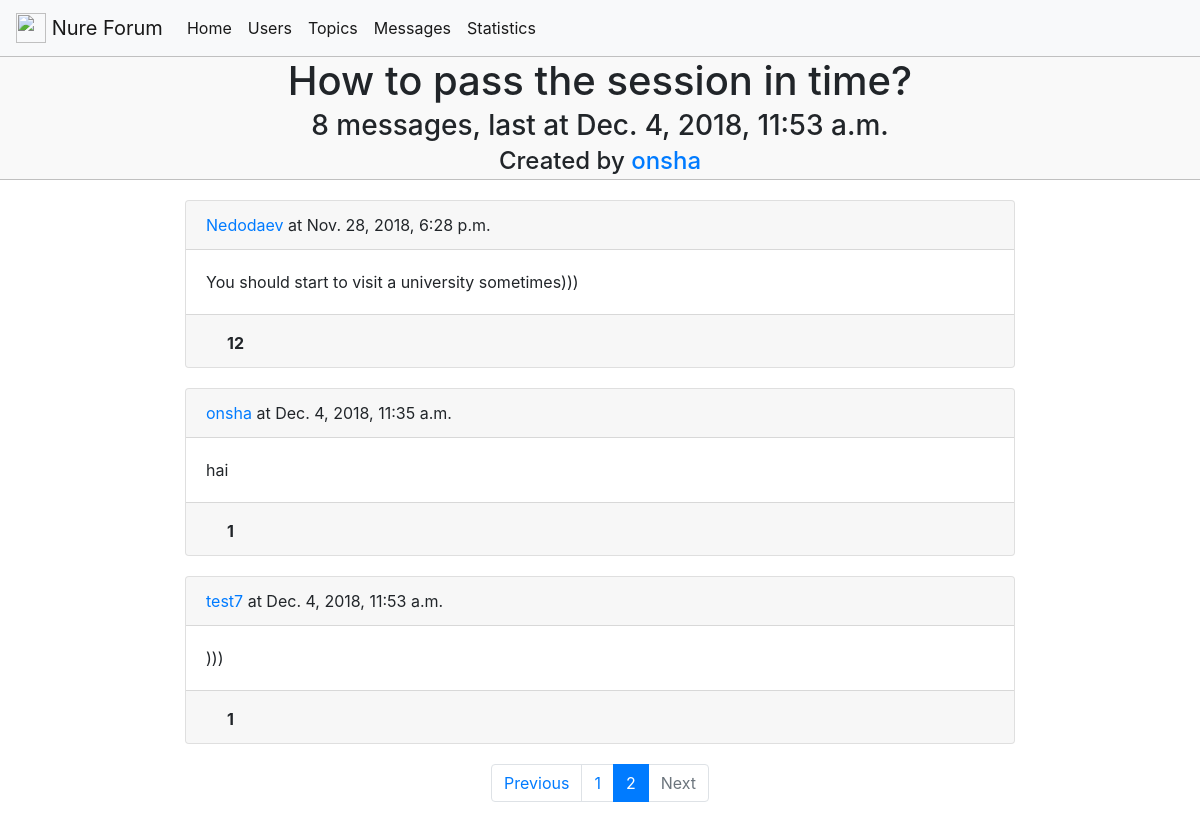
The page /topic/12/?page=2 on the database as committed earlier.
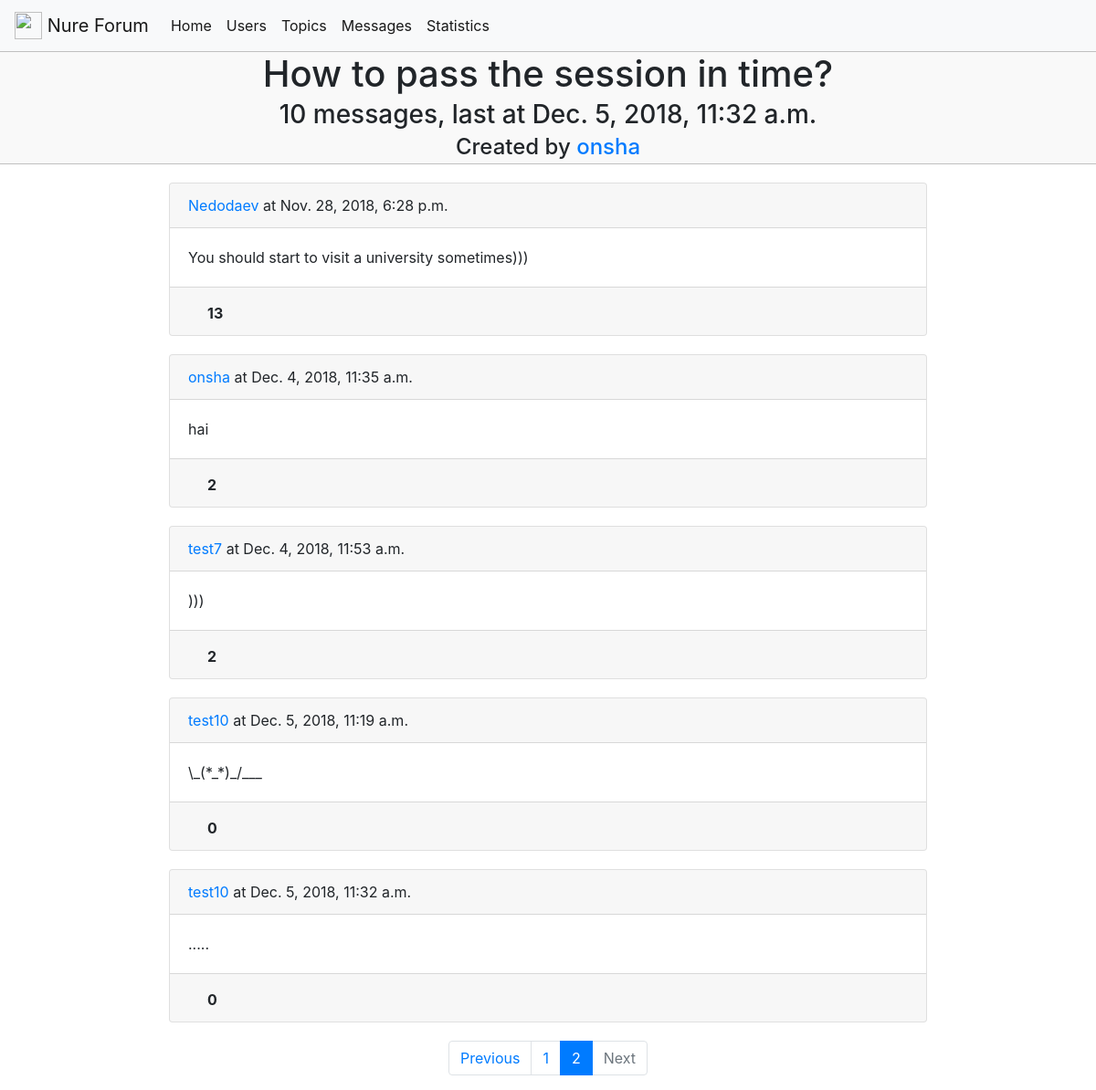
The same page on the database as committed later.
### forumengine/models.py (models this page shows, shortened)
class Topic(models.Model):
    topic_id = models.AutoField(primary_key=True, auto_created=True)
    title = models.CharField(max_length=80, blank=False, null=False, default='unnamed')
    date_of_pub = models.DateTimeField(auto_now_add=True)
    category = models.ForeignKey(Category, on_delete=models.CASCADE, blank=False)
    rating = models.IntegerField(blank=False, null=False, default=0)
    slug = models.SlugField(max_length=255, unique=True)
    author = models.ForeignKey(ForumUser, on_delete=models.CASCADE, blank=False, null=False)

class Message(models.Model):
    message_id = models.AutoField(primary_key=True)
    body = models.TextField(blank=False, null=False)
    date_of_pub = models.DateTimeField(auto_now_add=True)
    rating = models.IntegerField(blank=False, null=False, default=0)
    author = models.ForeignKey(ForumUser, on_delete=models.CASCADE, blank=False)
    topic = models.ForeignKey(Topic, on_delete=models.CASCADE, blank=False)
    voted_users = models.ManyToManyField(ForumUser, blank=True, default=None, related_name='voted_users')

### forumengine/views.py (the view, shortened to what this page needs)
# urls.py: path('topic/<str:slug>/', TopicDetail.as_view(), name='topic_detail_view'),
class TopicDetail(View):
    def get(self, request, slug):
        search_query = request.GET.get('search', '')
        page_number = request.GET.get('page', 1)
        obj = get_object_or_404(Topic, slug__iexact=slug)
        if search_query:
            messages = Message.objects.filter(Q(title__icontains=search_query) | Q(body__icontains=search_query))
        else:
            messages = Message.objects.filter(topic=obj)
        paginator = Paginator(messages, 5)
        page = paginator.get_page(page_number)
        prev_url = '?page={}'.format(page.previous_page_number()) if page.has_previous() else ''
        next_url = '?page={}'.format(page.next_page_number()) if page.has_next() else ''
        is_paginated = page.has_other_pages()
        if messages.count() != 0:
            last_message = messages.last().date_of_pub
            empty = False
        else:
            last_message = ''
            empty = True
        context = {
            'topic': obj,
            'messages_count': messages.count(),
            'empty': empty,
            'last_message': last_message,
            'page_object': page,
            'prev_url': prev_url,
            'next_url': next_url,
            'is_paginated': is_paginated,
            'user': None
        }
        return render(request, 'forumengine/topic_detail_template.html', context=context)

### forumengine/models.py (called while the page is built)
    def __str__(self):
        return self.username

    def get_absolute_url(self):
        return reverse('user_detail_url', kwargs={'id': self.id})

### forumengine/templates/forumengine/topic_detail_template.html (shortened to what this page needs)
{%extends 'base.html'%}
{% block content %}
<div class="container-fluid title-container">
    <h1 class="mb-1 text-center">
        {{ topic.title }}
    </h1>
    {% if not empty %}
    <h3 class="mb-1 text-center">{{messages_count}} messages, last at {{last_message}}</h3>
    {%else%}
    <h3 class="mb-1 text-center">There is no messages yet</h3>
    {%endif%}
    <h4 class="mb-1 text-center">Created by <a href="{{topic.author.get_absolute_url}}">{{topic.author}}</a></h4>
</div>
{% for message in page_object.object_list%}
<div class="container w-75">
    {% include 'forumengine/includes/message_card_template.html' %}
</div>
{% endfor %}
{% endblock%}

### templates/base.html (shortened to what this page needs)
{% load static %}
<!DOCTYPE html>
<html lang="en">
<head>
    {% block head %}
    <link rel="stylesheet" href="{% static 'bootstrap/css/bootstrap.min.css'%}">
    <link href="{% static 'fontawesome-free-5.5.0-web/css/all.css'%}" rel="stylesheet">
    <link rel="stylesheet" href="{% static 'forumengine/css/styles.css'%}">
    {% endblock%}
</head>
<body>
{%block header%}
<nav class="navbar navbar-expand-lg navbar-light bg-light">
    <a class="navbar-brand" href="{% url 'category_list_view'%}">
        <img src="{% static 'forumengine/images/nure_logo.png'%}" width="30" height="30"
             class="d-inline-block align-top" alt="">
        Nure Forum
    </a>
    <div class="collapse navbar-collapse" id="navbarSupportedContent">
        <ul class="navbar-nav mr-auto">
            <li class="nav-item active">
                <a class="nav-link" href="{% url 'category_list_view'%}">Home <span class="sr-only">(current)</span></a>
            </li>
            <li class="nav-item active">
                <a class="nav-link" href="{% url 'users_list_url'%}">Users</a>
            </li>
            <li class="nav-item active">
                <a class="nav-link" href="{% url 'hot_topics_view'%}">Topics</a>
            </li>
            <li class="nav-item active">
                <a class="nav-link" href="{% url 'best_messages_url'%}">Messages</a>
            </li>
            <li class="nav-item active">
                <a class="nav-link" href="{% url 'statistics_url'%}">Statistics</a>
            </li>
        </ul>
        {% if request.user.is_authenticated %}
        <div class="btn-group ">
            <button type="button" class="btn btn-info dropdown-toggle" data-toggle="dropdown" aria-haspopup="true"
                    aria-expanded="false">
                {{ request.user.username}}
            </button>
            <div class="dropdown-menu dropdown-menu-right">
                <a class="dropdown-item" href={{user.get_absolute_url}}>My profile</a>
                <div class="dropdown-divider"></div>
                <a class="dropdown-item" href="{% url 'logout_url' %}">Log Out</a>
            </div>
        </div>
        {%else%}
        <div class="navbar-right navbar-icon-container">
            <ul class="list-inline navbar-icon-ul">
                <li class="list-inline-item" data-toggle="tooltip" data-placement="bottom" title="Sign in"><a
                        class="link-unstyled" href="{% url 'user_sign_in_url' %}"><i
                        class="fas fa-sign-in-alt  fa-lg"></i></a></li>
                <li class="list-inline-item" data-toggle="tooltip" data-placement="bottom" title="Sign up"><a
                        class="link-unstyled" href="{% url 'user_sign_up_url' %}"><i
                        class="fas fa-user-plus  fa-lg"></i></a></li>
            </ul>
        </div>
        {%endif%}
    </div>
</nav>
{% endblock %}
{% block content %}{% endblock %}
{% block pagination %}
{% if is_paginated %}
<nav aria-label="...">
    <ul class="pagination pagination justify-content-center ">
        <li class="page-item {%if not prev_url %}disabled{% endif %}">
            <a class="page-link" href="{{ prev_url }}" tabindex="-1">Previous</a>
        </li>
        {% for n in page_object.paginator.page_range %}
        {% if page_object.number == n %}
        <li class="page-item active">
            <a class="page-link" href="#">{{n}} <span class="sr-only">{{n}}</span></a>
        </li>
        {% elif n > page_object.number|add:-3 and n < page_object.number|add:3 %}
        <li class="page-item">
            <a class="page-link" href="?page={{ n }}">{{n}}</a>
        </li>
        {% endif %}
        {% endfor %}
        <li class="page-item {%if not next_url %}disabled{%endif%}">
            <a class="page-link" href="{{ next_url }}">Next</a>
        </li>
    </ul>
</nav>
{% endif %}
{%endblock%}
</body>
</html>

### forumengine/templates/forumengine/includes/message_card_template.html (shortened to what this page needs)
{% load users_list_extras%}
{%block content%}
<div class="card message-card">
    <div class="card-header">
        <div class="row">
            <div class="col-6">
                <a href="{{message.author.get_absolute_url}}">{{ message.author }}</a> at {{message.date_of_pub }}
            </div>
        </div>
    </div>
    <div class="card-body">
        <p class="card-text">{{message.body}}</p>
    </div>
    <div class="card-footer">
        <div class="row">
            <div class="col-sm-8 mt-1">
                {% if message.rating >= 0 %}
                <i class="fas fa-thumbs-up  fa-lg"></i> <strong>{{message.rating}}</strong>
                {%else%}
                <i class="fas fa-thumbs-up  fa-rotate-180 fa-lg"></i> <strong>{{message.rating}}</strong>
                {%endif%}
            </div>
            <div class="col-sm-4 text-right">
                <form action="{% url 'vote_message_url' %}" method="post">
                </form>
            </div>
        </div>
    </div>
</div>
{%endblock%}

### forumengine/static/forumengine/css/styles.css (style rules this page uses)
* { margin: 0; padding:0; }
.message-card { margin:20px; }
.navbar-icon-ul { margin-bottom:0; }
.link-unstyled { color: inherit; text-decoration:none; }
.title-container { border-top: 1px solid silver; border-bottom: 1px solid silver; background-color:#f9f9f9; }

Rows that differ between the two databases and show on the page:
added Message: date_of_pub "Dec. 5, 2018, 11:32 a.m.", author "test10", body ".....", rating "0"
changed Message "Nov. 28, 2018, 6:28 p.m.": rating "12" → "13"
changed Message "Dec. 4, 2018, 11:35 a.m.": rating "1" → "2"
changed Message "Dec. 4, 2018, 11:53 a.m.": rating "1" → "2"
added Message: author "test10", date_of_pub "Dec. 5, 2018, 11:19 a.m.", body "\\_(*_*)_/___", rating "0"
Other text that changed with them:
{{ messages_count }}: "8" → "10"
{{ last_message }}: "Dec. 4, 2018, 11:53 a.m." → "Dec. 5, 2018, 11:32 a.m."
